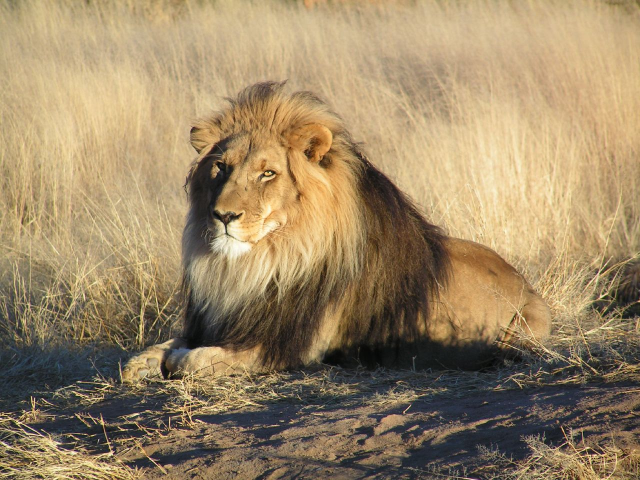
#> input picture backend/datasets/images/lion.jpg, 1280 x 960 px (shown at 1/2 size)
$ python -i advanced_vision.py   (imports and definitions only)   (older library calls are emulated)
#> lines starting #> are read from the running program, lines starting #| are printed output that depends on the picture
import cv2
import numpy as np
import random
from typing import Dict, Any, Tuple

def analyze_image_quality(image_path: str) -> Tuple[str, Dict[str, Any]]:
    """
    Evaluates image quality using OpenCV (blur, brightness, contrast)
    Returns: (Quality Grade, Metrics Dict)
    """
#> called with image_path = '../../datasets/images/lion.jpg'
    try:
        img = cv2.imread(image_path)
#> img is the input picture: shape (960, 1280, 3); mean B, G, R 102.3, 135.3, 156.3
        if img is None:
            raise ValueError("Could not read image for quality assessment")

        gray = cv2.cvtColor(img, cv2.COLOR_BGR2GRAY)
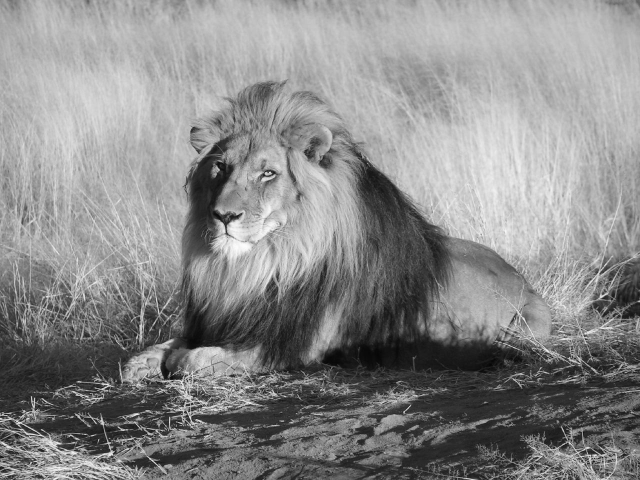
#> gray: shape (960, 1280) (shown at 1/2 size); min 2, max 254, mean 137.8

        # 1. Blur Detection (Laplacian Variance)
        # Higher variance = sharper image. Threshold is typically ~100.
        blur_variance = cv2.Laplacian(gray, cv2.CV_64F).var()
#> blur_variance = 1122.8

        # 2. Brightness (Average pixel intensity)
        brightness = np.mean(gray)
#> brightness = 137.8

        # 3. Contrast (RMS Contrast - standard deviation of pixel intensities)
        contrast = np.std(gray)
#> contrast = 57.96

        # 4. Noise Estimation (Difference between image and median blurred version)
        median = cv2.medianBlur(gray, 3)
        noise = np.std(cv2.subtract(gray, median))
#> noise = 5.46

        # 5. Resolution
        h, w = img.shape[:2]
#> h = 960; w = 1280
        resolution_score = (h * w) / (1920 * 1080) * 100 # percentage of 1080p
#> resolution_score = 59.26

        # Grading Logic
        score = 0
        if blur_variance > 500: score += 3
        elif blur_variance > 100: score += 2
        elif blur_variance > 50: score += 1

        if 80 < brightness < 200: score += 2
        elif 40 < brightness < 220: score += 1

        if contrast > 50: score += 2
        elif contrast > 25: score += 1

        if noise < 10: score += 2
        elif noise < 20: score += 1

        if resolution_score > 80: score += 2
        elif resolution_score > 30: score += 1

        grade = "Poor"
        if score >= 7: grade = "Excellent"
        elif score >= 5: grade = "Good"
        elif score >= 3: grade = "Fair"

        metrics = {
            "blur_variance": round(blur_variance, 2),
            "brightness": round(brightness, 2),
            "contrast": round(contrast, 2),
            "noise": round(noise, 2),
            "resolution_pct": round(resolution_score, 2),
            "total_score": score
        }
#> metrics = {'blur_variance': 1122.8, 'brightness': 137.8, 'contrast': 57.96, 'noise': 5.46, 'resolution_pct': 59.26, 'total_score': 10}

        return grade, metrics

    except Exception as e:
        return "Unknown", {"error": str(e)}


# [56 lines left out: function detect_animals_and_behaviors, not called in this run]

>>> result = analyze_image_quality('../../datasets/images/lion.jpg')
